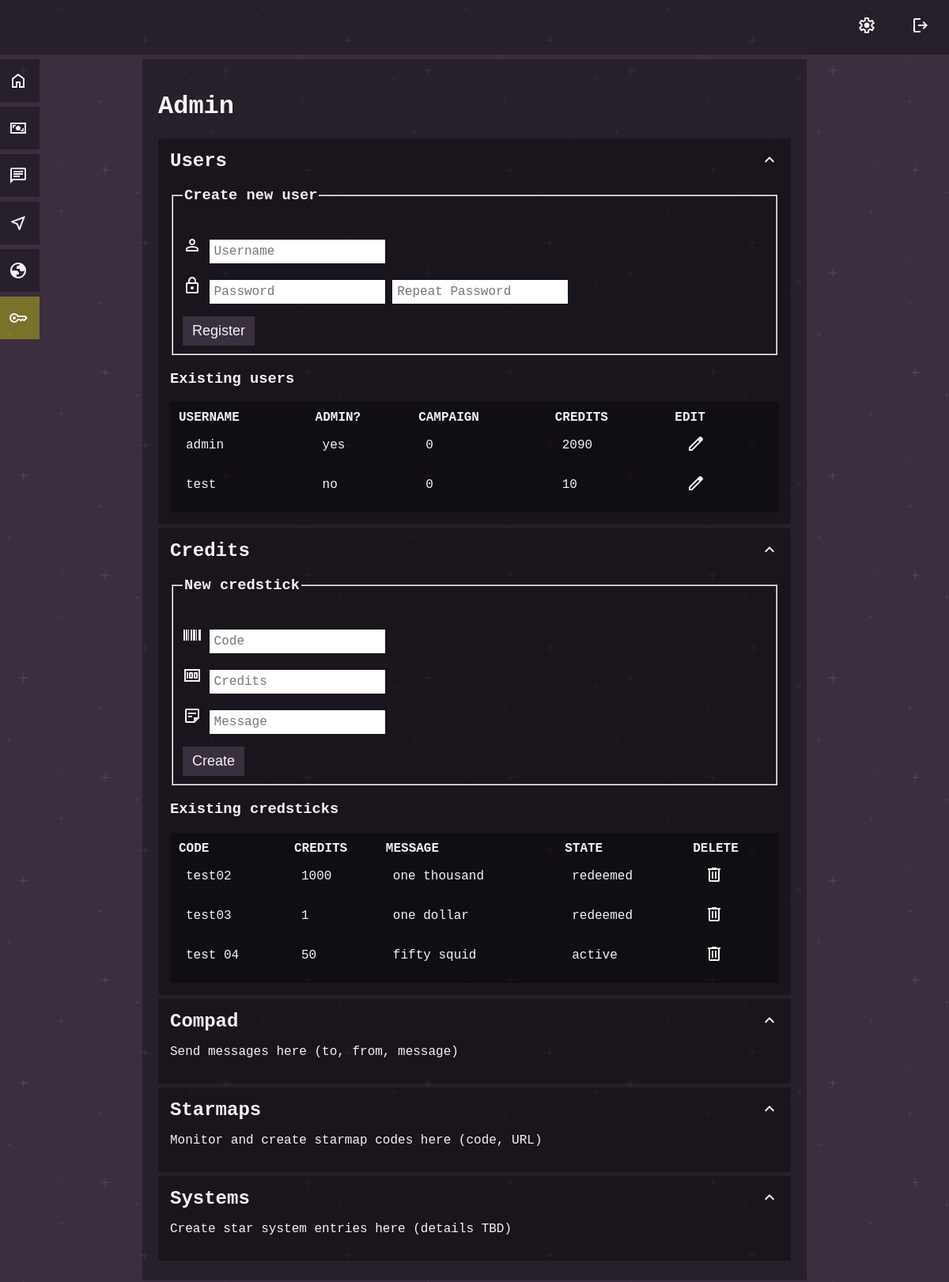
Page /admin (signed in) on the earlier database version.
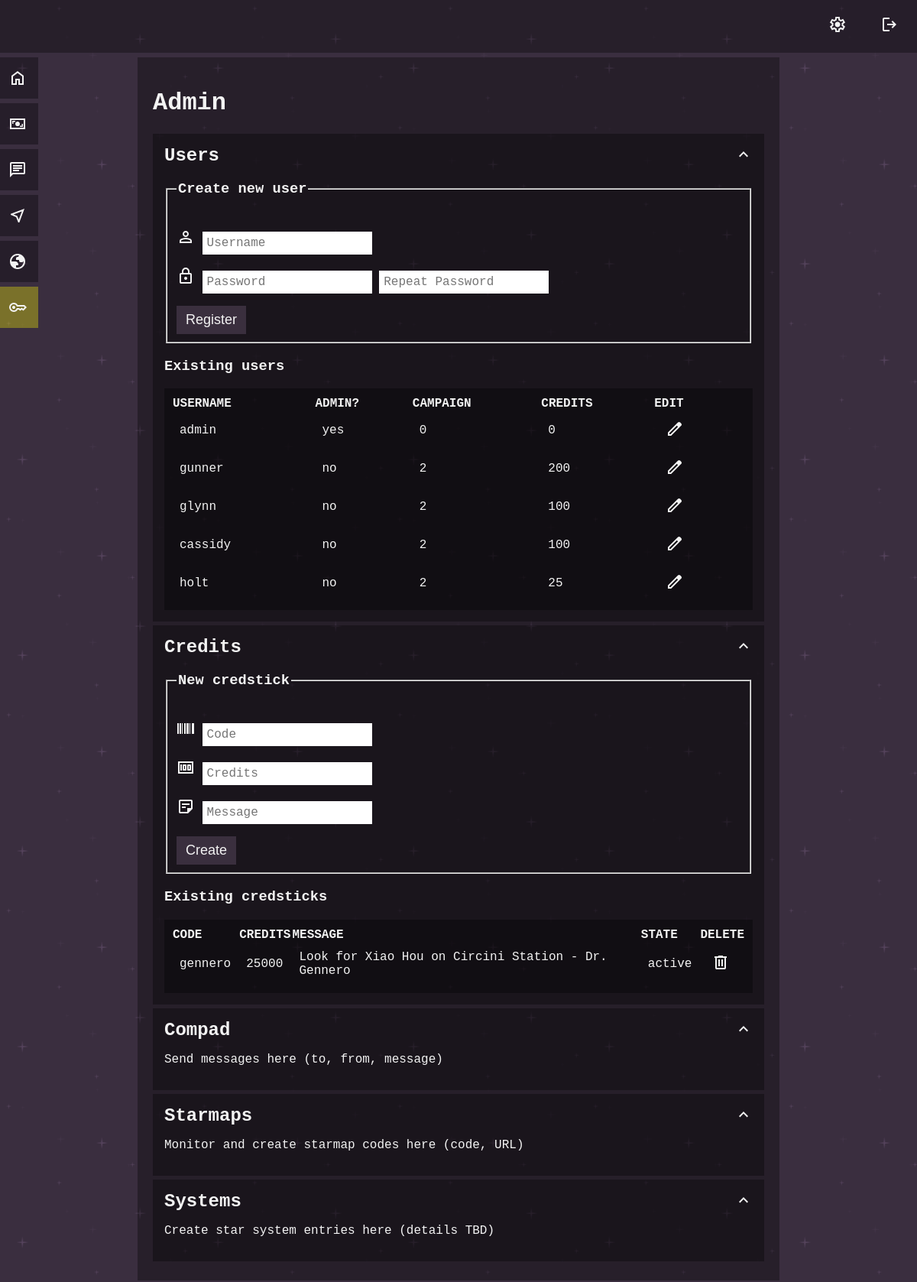
Same page on the later database version.
### tables this page shows
CREATE TABLE users (
id INTEGER PRIMARY KEY AUTOINCREMENT NOT NULL,
username TEXT NOT NULL UNIQUE,
hash TEXT NOT NULL,
admin INTEGER DEFAULT 0,
credits INTEGER DEFAULT 0, campaign INTEGER);

CREATE TABLE credsticks (
id INTEGER PRIMARY KEY AUTOINCREMENT NOT NULL,
code TEXT NOT NULL UNIQUE,
credits INTEGER,
state INTEGER DEFAULT 0,
message TEXT
);

### app.py (the view)
@app.route("/admin")
@login_required
def admin():
    if session.get("admin") != 1:
        return render_template("error.html", error_message="administrator access only")
    user_list = db.execute("SELECT * FROM users ORDER BY id")
    credsticks_list = db.execute("SELECT * FROM credsticks ORDER BY id")
    return render_template("admin.html", user_list=user_list, credsticks_list=credsticks_list)

### app.py (called while the page is built)
@app.context_processor
def inject_admin_status():
    admin_status = session.get("admin", 0)
    return dict(admin=admin_status)

@app.after_request
def after_request(response):
    response.headers["Cache-Control"] = "no-cache, no-store, must-revalidate"
    response.headers["Expires"] = 0
    response.headers["Pragma"] = "no-cache"
    return response

### helpers.py (called while the page is built)
def login_required(f):
    @wraps(f)
    def decorated_function(*args, **kwargs):
        if session.get("user_id") is None:
            return redirect("/login")
        return f(*args, **kwargs)
    return decorated_function

### templates/admin.html (shortened to what this page needs)
{% extends "layout.html" %}
{% block main %}
<h1>Admin</h1>
<div class="darker">
    <h2 class="cursor_pointer" onclick="collapseSegment('admin_user_list', 'admin_user_list_expand')">
        Users
        <img class="float_right" id="admin_user_list_expand" src="static\icon-arrow-up.svg" />
    </h2>
    <div class="collapsible" id="admin_user_list">
        <div>
            <form action="/register" method="post">
                <fieldset>
                    <legend>
                        <h3>Create new user</h3>
                    </legend>
                    <p>
                        <img src="static\icon-user.svg" alt="username" />
                        <input autocomplete="off" name="username" placeholder="Username" type="text" />
                    </p>
                    <p>
                        <img src="static\icon-lock.svg" alt="password" />
                        <input name="password" placeholder="Password" type="password" />
                        <input name="confirmation" placeholder="Repeat Password" type="password" />
                    </p>
                    <button type="submit" class="ui_button">Register</button>
                </fieldset>
            </form>
        </div>
        <h3>Existing users</h3>
        <table class="dark_table">
            <thead>
                <tr>
                    <th>USERNAME</th>
                    <th>ADMIN?</th>
                    <th>CAMPAIGN</th>
                    <th>CREDITS</th>
                    <th>EDIT</th>
                </tr>
            </thead>
            <tbody>
                {% for entry in user_list %}
                <tr>
                    <td>
                        {{ entry.username }}
                    </td>
                    <td>
                        {% if entry.admin == 1 %}
                        {{ "yes" }}
                        {% else %}
                        {{ "no" }}
                        {% endif %}
                    </td>
                    <td>
                        {{ entry.campaign }}
                    </td>
                    <td>
                        {{ entry.credits }}
                    </td>
                    <td>
                        <form action="{{ url_for('edit_user', edit_user_id=entry.id)}}" method="GET"
                            style="display: inline;">
                            <button type="submit" class="cursor_pointer" style="border: none; background: none;">
                                <img src="static\icon-edit.svg" alt="edit" />
                            </button>
                        </form>
                    </td>
                </tr>
                {% endfor %}
            </tbody>
        </table>
    </div>
</div>
<div class="darker">
    <h2 class="cursor_pointer" onclick="collapseSegment('admin_credits', 'admin_credits_expand')">
        Credits
        <img class="float_right" id="admin_credits_expand" src="static\icon-arrow-up.svg" />
    </h2>
    <div class="collapsible" id="admin_credits">
        <div>
            <form action="/credstick" method="post">
                <fieldset>
                    <legend>
                        <h3>New credstick</h3>
                    </legend>
                    <p>
                        <img src="static\icon-code.svg" alt="code" />
                        <input autocomplete="off" name="credstick_code" placeholder="Code" type="text">
                    </p>
                    <p>
                        <img src="static\icon-money.svg" alt="value" />
                        <input name="credstick_credits" placeholder="Credits" type="number">
                    </p>
                    <p>
                        <img src="static\icon-note.svg" alt="message" />
                        <input name="credstick_message" placeholder="Message" type="text">
                    </p>
                    <button type="submit" class="ui_button">Create</button>
                </fieldset>
            </form>
        </div>
        <h3>Existing credsticks</h3>
        <table class="dark_table">
            <thead>
                <tr>
                    <th>CODE</th>
                    <th>CREDITS</th>
                    <th>MESSAGE</th>
                    <th>STATE</th>
                    <th>DELETE</th>
                </tr>
            </thead>
            <tbody>
                {% for stick in credsticks_list %}
                <tr>
                    <td>
                        {{ stick.code }}
                    </td>
                    <td>
                        {{ stick.credits }}
                    </td>
                    <td>
                        {{ stick.message }}
                    </td>
                    <td>
                        {% if stick.state == 0 %}
                        {{ "active" }}
                        {% else %}
                        {{ "redeemed" }}
                        {% endif %}
                    </td>
                    <td>
                        <form action="{{ url_for('remove_credstick', credstick_id=stick.id)}}" method="POST"
                            style="display: inline;">
                            <button type="submit" class="cursor_pointer" style="border: none; background: none;">
                                <img src="static\icon-bin.svg" alt="delete" />
                            </button>
                        </form>
                    </td>
                </tr>
                {% endfor %}
            </tbody>
        </table>
    </div>
</div>
<div class="darker">
    <h2 class="cursor_pointer" onclick="collapseSegment('admin_compad', 'admin_compad_expand')">
        Compad
        <img class="float_right" id="admin_compad_expand" src="static\icon-arrow-up.svg" />
    </h2>
    <div class="collapsible" id="admin_compad">
        <p>Send messages here (to, from, message)</p>
    </div>
</div>
<div class="darker">
    <h2 class="cursor_pointer" onclick="collapseSegment('admin_starmaps', 'admin_starmaps_expand')">
        Starmaps
        <img class="float_right" id="admin_starmaps_expand" src="static\icon-arrow-up.svg" />
    </h2>
    <div class="collapsible" id="admin_starmaps">
        <p>Monitor and create starmap codes here (code, URL)</p>
    </div>
</div>
<div class="darker">
    <h2 class="cursor_pointer" onclick="collapseSegment('admin_systems', 'admin_systems_expand')">
        Systems
        <img class="float_right" id="admin_systems_expand" src="static\icon-arrow-up.svg" />
    </h2>
    <div class="collapsible" id="admin_systems">
        <p>Create star system entries here (details TBD)</p>
    </div>
</div>
{% endblock %}

### templates/layout.html (shortened to what this page needs)
<!DOCTYPE html>
<html lang="en">
<head>
    <link href="{{ url_for('static', filename='style_default.css') }}" rel="stylesheet">
</head>
<body>
    <header>
        <div>
            {% if session['user_id'] %}
            <a href="/logout" class="float_right"><img src="{{ url_for('static', filename='icon-logout.svg') }}" alt="
                    log out" /></a>
            <a href="/account" class="float_right"><img src="{{ url_for('static', filename='icon-settings.svg') }}" alt="
                account settings" /></a>
            {% endif %}
        </div>
    </header>
    {% if session['user_id'] %}
    <nav>
        <a href="/" id="link_home">
            <img src="{{ url_for('static', filename='icon-home.svg') }}" class="float_right" alt="homepage link" />
        </a>
        <a href="/credits" id="link_credits">
            <img src="{{ url_for('static', filename='icon-credits.svg') }}" class="float_right" alt="credits link" />
        </a>
        <a href="/compad" id="link_compad">
            <img src="{{ url_for('static', filename='icon-compad.svg') }}" class="float_right" alt="compad link" /></a>
        <a href="/starmap" id="link_starmap">
            <img src="{{ url_for('static', filename='icon-starmap.svg') }}" class="float_right" alt="starmap link" />
        </a>
        <a href="/system" id="link_system">
            <img src="{{ url_for('static', filename='icon-system.svg') }}" class="float_right" alt="system link" />
        </a>
        {% if admin == 1 %}
        <a href="/admin" id="link_admin">
            <img src="{{ url_for('static', filename='icon-key.svg') }}" class="float_right" alt="admin page link" />
        </a>
        {% endif %}
    </nav>
    {% endif %}
    <main>
        {% block main %}{% endblock %}
    </main>
</body>
</html>

### static/style_default.css (style rules this page uses)
body { background-color: #392e40; background-image: url("darkPurple.png"); background-repeat: repeat; font-family: "Courier New", Courier, monospace; color: #f3f3f3; }
header { position: fixed; left: 0; top: 0; width: 100%; background-color: rgba(0, 0, 0, 0.33); padding: 20px; overflow: hidden; z-index: -1; }
header a, header span { float: left; text-align: center; padding-right: 44px; }
main { max-width: 800px; margin-left: auto; margin-right: auto; margin-top: 75px; background-color: rgba(0, 0, 0, 0.33); padding: 20px; }
nav { z-index: 1; position: fixed; left: -10px; top: 0px; }
nav a { position: absolute; left: -100px; transition: 0.3s; padding: 15px; width: 130px; text-decoration: none; font-size: 20px; color: #ffffff; background-color: rgba(0, 0, 0, 0.33); }
#link_home { top: 75px; }
#link_credits { top: 135px; }
#link_compad { top: 195px; }
#link_starmap { top: 255px; }
#link_system { top: 315px; }
#link_admin { top: 375px; background-color: rgba(255, 251, 0, 0.33); }
.darker { background-color: rgba(0, 0, 0, 0.33); padding: 15px; margin-top: 5px; margin-bottom: 5px; }
a { text-decoration: none; color: white; font-weight: bold; }
.float_right { float: right; }
.cursor_pointer { cursor: pointer; }
.collapsible { overflow: hidden; display: block; }
.dark_table { border: none; border-spacing: 0px; width: 100%; background-color: rgba(0, 0, 0, 0.33); padding: 10px; text-align: left; }
.dark_table td { padding: 10px; }
.ui_button, .warning_button { padding: 8px 12px; font-size: large; text-align: center; cursor: pointer; outline: none; color: #f3f3f3; background-color: rgba(58, 47, 62, 1); border: none; }
input { border: none; font-size: 16px; font-family: "Courier New", Courier, monospace; padding: 6px; }

### templates/admin.html (style rules this page uses)
h2 { margin-top: 0px; margin-bottom: 0px; }

Differences in the rows shown:
removed users: username "test", value "no", campaign "0", credits "10"
removed credsticks: code "test02", credits "1000", message "one thousand", value "redeemed"
removed credsticks: code "test03", credits "1", message "one dollar", value "redeemed"
removed credsticks: code "test 04", credits "50", message "fifty squid", value "active"
changed users "admin": credits "2090" → "0"
added users: username "gunner", value "no", campaign "2", credits "200"
added users: username "glynn", value "no", campaign "2", credits "100"
added users: username "cassidy", value "no", campaign "2", credits "100"
added users: username "holt", value "no", campaign "2", credits "25"
added credsticks: code "gennero", credits "25000", message "Look for Xiao Hou on Circini Station - Dr. Gennero", value "active"
